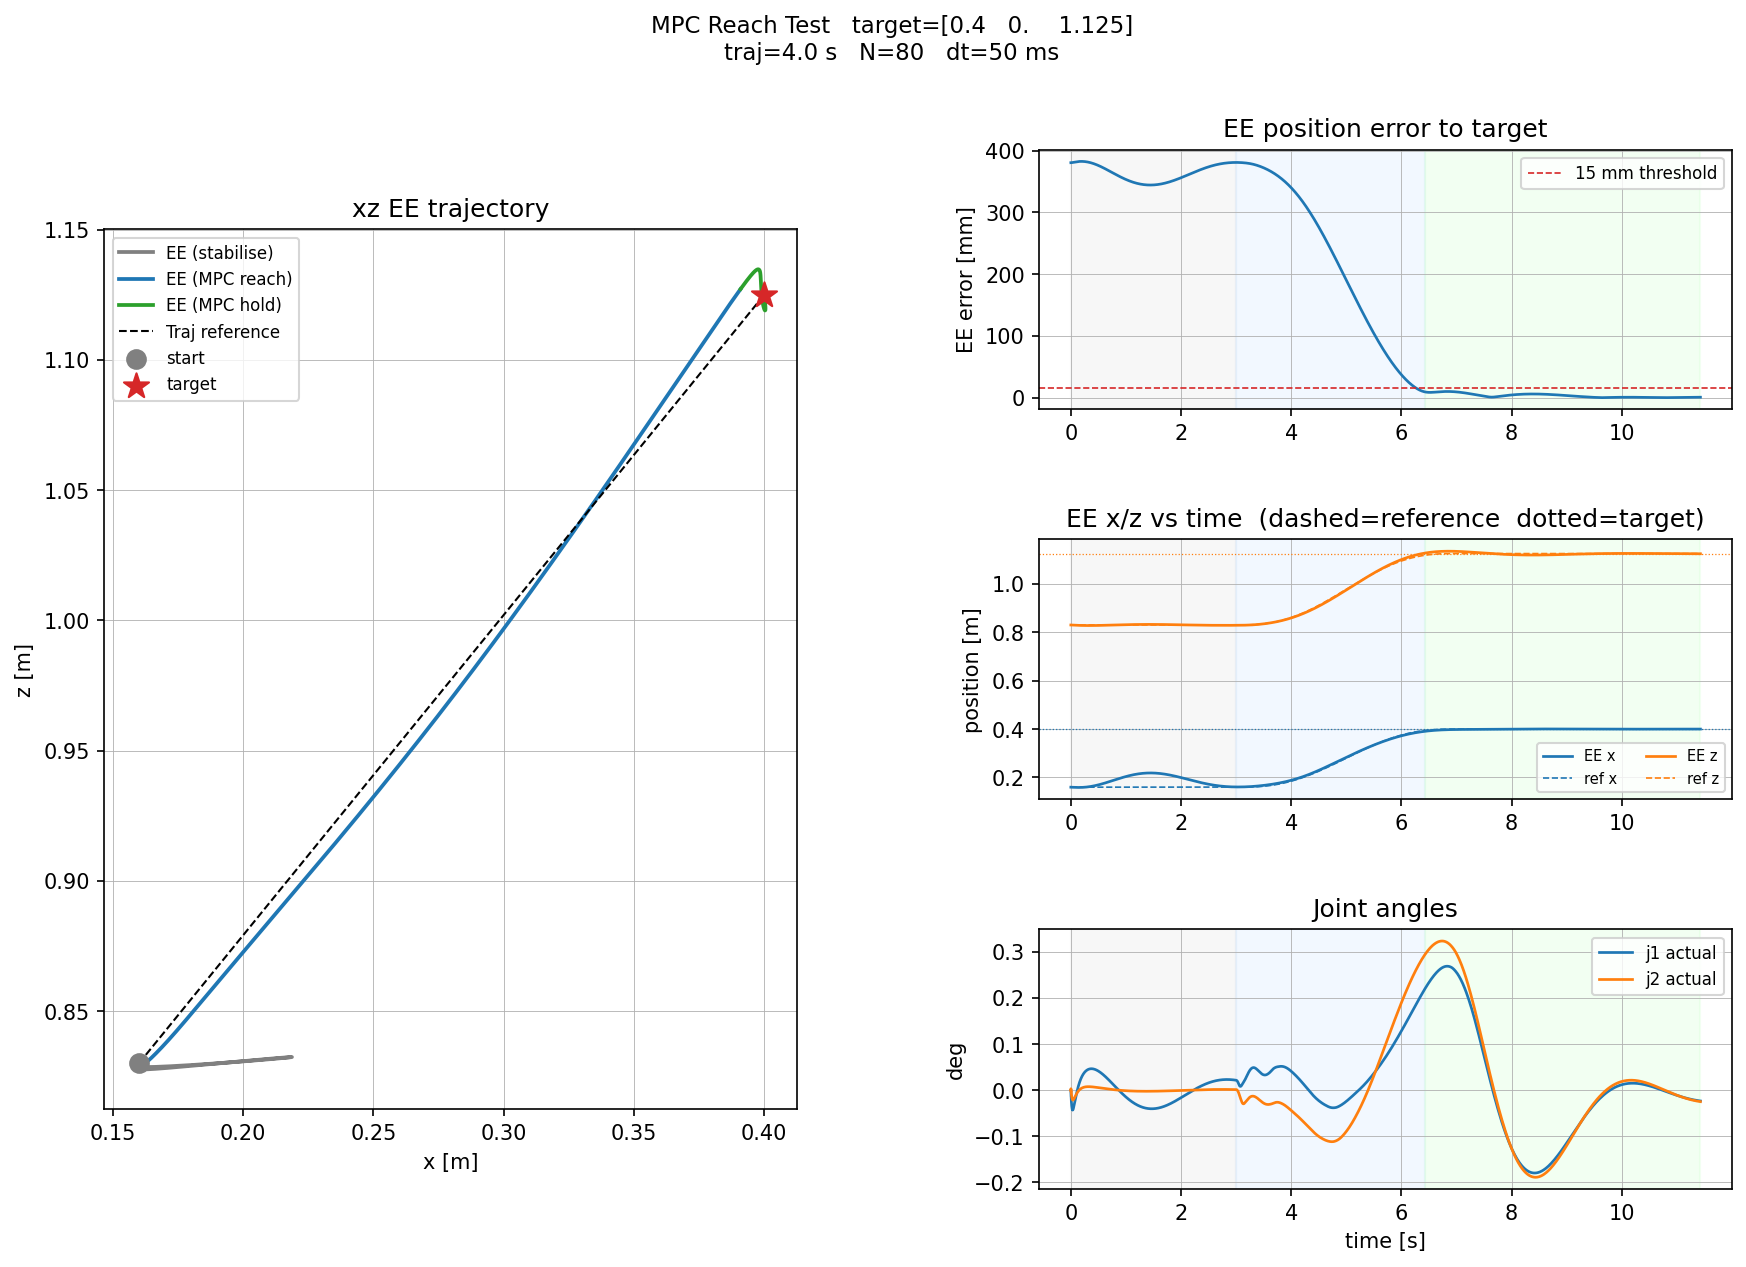

Source code (Python):
"""MPC reach test: hover → follow trajectory → hold at target.

A minimal, self-contained test for the MPC controller that skips takeoff,
gripping, and transport phases. The drone starts stationary at HOVER_START,
the MPC drives the EE along a minimum-jerk trajectory to EE_TARGET, then
holds that position.

Run from workspace root:
    conda activate mjc
    python demo/mpc_reach_test.py

Flags:
    --rebuild           Force recompile of acados C code
    --no-viewer         Run headless
    --no-tc             Disable hard terminal constraint
    --dt-mpc=0.05       MPC shooting step (s)
    --horizon=20        MPC prediction horizon steps
    --traj-dur=4.0      Minimum-jerk trajectory duration (s)
    --hold-dur=5.0      How long to hold at target after arrival (s)
    --timeout=10.0      Max time allowed for MPC reach phase (s)
"""

import sys
import os
import time
import argparse
import numpy as np
import mujoco
import mujoco.viewer
import matplotlib.pyplot as plt
import matplotlib.gridspec as gridspec

_ROOT = os.path.join(os.path.dirname(__file__), '..')
sys.path.insert(0, _ROOT)
sys.path.insert(0, os.path.join(_ROOT, 'basic'))

from test_model import load_model, apply_platform_control
from pid_controller import DroneController
from ams.model import AerialManipulatorModel
from ams.kinematics import forward_kinematics
from demo.mpc_trajectory import EETrajectory
from demo.mpc_controller import MPCController

# Actuator indices in am_robot.xml
CTRL_J1 = 0
CTRL_J2 = 1


def get_am_state(mj_model, mj_data):
    """Return state dict from am_robot.xml (no box, no gripper joints)."""
    p = mj_data.qpos[0:3].copy()
    v = mj_data.qvel[0:3].copy()
    q_wxyz = mj_data.qpos[3:7]
    q_xyzw = np.array([q_wxyz[1], q_wxyz[2], q_wxyz[3], q_wxyz[0]])
    omega = mj_data.qvel[3:6].copy()
    theta = mj_data.qpos[7:9].copy()
    theta_dot = mj_data.qvel[6:8].copy()
    return {
        'pos': p, 'vel': v, 'quat': q_xyzw, 'omega': omega,
        'theta': theta, 'theta_dot': theta_dot,
    }

# ---------------------------------------------------------------------------
# Config — edit these to match your scene
# ---------------------------------------------------------------------------
HOVER_START  = np.array([0.0, 0.0, 1.0])   # drone base hover setpoint
EE_TARGET    = np.array([0.40, 0.0, 1.125])   # box / grasp target (world frame)

EE_POS_TOL   = 0.015    # 15 mm — "arrived" threshold
EE_VEL_TOL   = 0.05     # 5 cm/s

PID_GAINS = dict(
    kp_z=10.0, ki_z=2.0, kd_z=6.0,
    kp_xy=5.5, kd_xy=1.0,
    kp_rp=10.0, ki_rp=4.5, kd_rp=2.5,
    kp_yaw=5.0, ki_yaw=0.2, kd_yaw=1.5,
)
KP_ARM, KD_ARM = 8.0, 0.8

# ---------------------------------------------------------------------------
# Helpers
# ---------------------------------------------------------------------------

def pack_state(st):
    return np.concatenate([
        st['pos'], st['vel'], st['quat'], st['omega'],
        st['theta'], st['theta_dot'],
    ])


def ee_world_pos(am_model, st):
    _, p, _ = forward_kinematics(am_model, st['quat'], st['pos'], st['theta'])
    return p[3]


def apply_mpc_u(mj_model, mj_data, u0):
    base_id = mujoco.mj_name2id(mj_model, mujoco.mjtObj.mjOBJ_BODY, 'base')
    # u0[0:3] and u0[3:6] are body-frame; rotate to world frame for xfrc_applied.
    R = mj_data.xmat[base_id].reshape(3, 3)
    F_world   = R @ u0[0:3]
    tau_world = R @ u0[3:6]
    mj_data.xfrc_applied[base_id, :] = np.concatenate([F_world, tau_world])
    mj_data.ctrl[CTRL_J1] = float(np.clip(u0[6], -0.5, 0.5))
    mj_data.ctrl[CTRL_J2] = float(np.clip(u0[7], -0.5, 0.5))


def clear_mpc_u(mj_model, mj_data):
    base_id = mujoco.mj_name2id(mj_model, mujoco.mjtObj.mjOBJ_BODY, 'base')
    mj_data.xfrc_applied[base_id, :] = 0.0


def apply_arm_pd(mj_data, theta_des, theta_cur, theta_dot, bias=None):
    tau = KP_ARM * (theta_des - theta_cur) - KD_ARM * theta_dot
    if bias is not None:
        tau += bias
    mj_data.ctrl[CTRL_J1] = float(np.clip(tau[0], -5.0, 5.0))
    mj_data.ctrl[CTRL_J2] = float(np.clip(tau[1], -5.0, 5.0))

# ---------------------------------------------------------------------------
# Simulation
# ---------------------------------------------------------------------------

def run(dt_mpc=0.05, N=20, traj_dur=4.0, hold_dur=5.0, timeout=10.0,
        rebuild=False, enable_tc=True, use_viewer=True):

    mj_model, mj_data = load_model()
    am_model = AerialManipulatorModel()

    # Robot mass (exclude world body only)
    _excl = {'world'}
    robot_ids = [i for i in range(mj_model.nbody)
                 if mujoco.mj_id2name(mj_model, mujoco.mjtObj.mjOBJ_BODY, i) not in _excl]
    total_mass = sum(mj_model.body_mass[i] for i in robot_ids)
    print(f'Robot mass : {total_mass:.3f} kg  (mg = {total_mass*9.81:.2f} N)')

    pid = DroneController(mass=total_mass, **PID_GAINS)

    sim_dt   = mj_model.opt.timestep
    steps_per_solve = max(1, int(round(dt_mpc / sim_dt)))

    # Precompute joint DOF indices for gravity FF
    _j1_dof = mj_model.jnt_dofadr[
        mujoco.mj_name2id(mj_model, mujoco.mjtObj.mjOBJ_JOINT, 'joint1')]
    _j2_dof = mj_model.jnt_dofadr[
        mujoco.mj_name2id(mj_model, mujoco.mjtObj.mjOBJ_JOINT, 'joint2')]

    # Place drone at hover height
    mujoco.mj_resetData(mj_model, mj_data)
    base_jnt_id = mujoco.mj_name2id(mj_model, mujoco.mjtObj.mjOBJ_JOINT, 'free_joint')
    qp_start = mj_model.jnt_qposadr[base_jnt_id]
    mj_data.qpos[qp_start:qp_start+3] = HOVER_START
    mj_data.qpos[qp_start+3] = 1.0   # quaternion w = 1
    mujoco.mj_forward(mj_model, mj_data)
    pid.reset()

    # ----------------------------------------------------------------
    # Phase 0: PID stabilise at hover (3 s)
    # Phase 1: MPC reach
    # Phase 2: MPC hold at target
    # ----------------------------------------------------------------
    STAB_DUR = 3.0

    # Determine EE start after stabilisation (use FK from nominal state)
    st_nominal = get_am_state(mj_model, mj_data)
    p_ee_start = ee_world_pos(am_model, st_nominal)
    print(f'EE start (FK) : {p_ee_start}')
    print(f'EE target     : {EE_TARGET}')

    # Build MPC objects
    traj = EETrajectory(p_start=p_ee_start, p_end=EE_TARGET,
                        T_f=traj_dur, dt=dt_mpc)

    print(f'\nBuilding MPCController (may compile acados C code)...')
    t_b = time.perf_counter()
    mpc = MPCController(traj=traj, model=am_model, N=N, dt=dt_mpc,
                        rebuild=rebuild, enable_terminal_constraint=enable_tc)
    print(f'MPCController ready in {time.perf_counter()-t_b:.1f} s\n')

    # ----------------------------------------------------------------
    # Logging
    # ----------------------------------------------------------------
    log = {k: [] for k in ('t', 'phase',
                            'ee_x', 'ee_z',
                            'ref_x', 'ref_z',
                            'drone_x', 'drone_z',
                            'ee_err', 'solve_ms',
                            'th1', 'th2', 'th1d', 'th2d')}

    # ----------------------------------------------------------------
    # Sim loop
    # ----------------------------------------------------------------
    phase       = 0          # 0=stabilise, 1=MPC reach, 2=MPC hold
    step_idx    = 0
    mpc_step    = 0          # counts sim steps inside MPC phases
    mpc_t0_sim  = 0.0        # sim time when MPC reach started
    last_u0     = None
    arrived     = False
    hold_t0     = 0.0
    theta_des   = np.zeros(2)

    total_time = STAB_DUR + timeout + hold_dur + 1.0

    def loop_body(viewer):
        nonlocal phase, step_idx, mpc_step, mpc_t0_sim
        nonlocal last_u0, arrived, hold_t0, theta_des

        t0_wall = time.perf_counter()
        t0_sim  = mj_data.time

        while mj_data.time - t0_sim < total_time:
            if viewer is not None and not viewer.is_running():
                break

            t   = mj_data.time - t0_sim
            st  = get_am_state(mj_model, mj_data)
            p_ee = ee_world_pos(am_model, st)
            p_ref, _ = traj.get_ref(max(0.0, t - STAB_DUR))
            bias = np.array([mj_data.qfrc_bias[_j1_dof],
                             mj_data.qfrc_bias[_j2_dof]])

            # ── Phase transitions ──────────────────────────────────
            if phase == 0 and t >= STAB_DUR:
                phase = 1
                mpc_t0_sim = t
                mpc.reset()
                print(f'[t={t:.2f}s] Phase 1: MPC REACH  '
                      f'(traj_dur={traj_dur:.1f}s, timeout={timeout:.1f}s)')

            if phase == 1:
                t_mpc  = t - mpc_t0_sim
                ee_err = np.linalg.norm(p_ee - EE_TARGET)
                done   = (ee_err < EE_POS_TOL
                          and np.linalg.norm(st['vel']) < EE_VEL_TOL)
                timed  = t_mpc >= timeout
                if done or timed:
                    phase    = 2
                    arrived  = done
                    hold_t0  = t
                    reason   = 'ARRIVED' if done else 'TIMEOUT'
                    print(f'[t={t:.2f}s] Phase 2: MPC HOLD  '
                          f'({reason}  ee_err={ee_err*1000:.1f} mm)')

            if phase == 2 and (t - hold_t0) >= hold_dur:
                print(f'[t={t:.2f}s] Hold complete. Stopping.')
                break

            # ── Control ───────────────────────────────────────────
            if phase == 0:
                # PID stabilise — keep arm folded
                clear_mpc_u(mj_model, mj_data)
                T, tau_b = pid.compute(st['pos'], st['vel'], st['quat'],
                                       st['omega'], HOVER_START, 0.0, sim_dt)
                apply_platform_control(mj_data, T, tau_b)
                apply_arm_pd(mj_data, theta_des, st['theta'],
                             st['theta_dot'], bias=bias)

            elif phase in (1, 2):
                # MPC — solve at dt_mpc rate
                t_mpc = t - mpc_t0_sim
                t_query = min(t_mpc, traj.T_f)   # clamp in hold phase

                if mpc_step % steps_per_solve == 0:
                    x_now = pack_state(st)
                    try:
                        u0_new, info = mpc.solve(x_now, t_query)
                        last_u0 = u0_new
                        # Log solve time every 20 solves
                        if mpc_step % (steps_per_solve * 20) == 0:
                            ee_err = np.linalg.norm(p_ee - EE_TARGET)
                            print(f'  t={t:.2f}s  ee_err={ee_err*1000:.1f} mm  '
                                  f'solve={info["solve_time"]*1000:.2f} ms  '
                                  f'status={info["status"]}')
                        log['solve_ms'].append(info['solve_time'] * 1000)
                    except Exception as exc:
                        print(f'  MPC solve error at t={t:.2f}s: {exc}')
                mpc_step += 1

                if last_u0 is not None:
                    apply_mpc_u(mj_model, mj_data, last_u0)
                else:
                    # Gravity fallback on very first step
                    u_fb = np.zeros(8)
                    u_fb[2] = am_model.total_mass * 9.81
                    apply_mpc_u(mj_model, mj_data, u_fb)

            # ── Log ───────────────────────────────────────────────
            log['t'].append(t)
            log['phase'].append(phase)
            log['ee_x'].append(p_ee[0])
            log['ee_z'].append(p_ee[2])
            log['ref_x'].append(p_ref[0])
            log['ref_z'].append(p_ref[2])
            log['drone_x'].append(st['pos'][0])
            log['drone_z'].append(st['pos'][2])
            log['ee_err'].append(np.linalg.norm(p_ee - EE_TARGET) * 1000)
            log['th1'].append(np.rad2deg(st['theta'][0]))
            log['th2'].append(np.rad2deg(st['theta'][1]))
            log['th1d'].append(np.rad2deg(theta_des[0]))
            log['th2d'].append(np.rad2deg(theta_des[1]))

            # ── Step ──────────────────────────────────────────────
            mujoco.mj_step(mj_model, mj_data)
            step_idx += 1

            # Real-time sync
            if viewer is not None:
                sim_elapsed  = mj_data.time - t0_sim
                wall_elapsed = time.perf_counter() - t0_wall
                if sim_elapsed > wall_elapsed:
                    time.sleep(sim_elapsed - wall_elapsed)
                viewer.sync()

        # Final stats
        st_f   = get_am_state(mj_model, mj_data)
        p_ee_f = ee_world_pos(am_model, st_f)
        print(f'\n=== Done ===')
        print(f'Final EE position : {p_ee_f}')
        print(f'Final EE error    : {np.linalg.norm(p_ee_f - EE_TARGET)*1000:.1f} mm')
        if log['solve_ms']:
            sms = np.array(log['solve_ms'])
            print(f'MPC solve time    : mean={sms.mean():.2f} ms  max={sms.max():.2f} ms')
        if viewer is not None:
            print('Close viewer to exit.')
            while viewer.is_running():
                time.sleep(0.05)

    if use_viewer:
        with mujoco.viewer.launch_passive(mj_model, mj_data) as viewer:
            viewer.sync()
            loop_body(viewer)
    else:
        loop_body(None)

    plot_results(log, EE_TARGET, traj)


# ---------------------------------------------------------------------------
# Plotting
# ---------------------------------------------------------------------------

def plot_results(log, ee_target, traj):
    if not log['t']:
        return

    t   = np.array(log['t'])
    ph  = np.array(log['phase'])

    fig = plt.figure(figsize=(14, 9))
    fig.suptitle(
        f'MPC Reach Test   target={np.round(ee_target,3)}\n'
        f'traj={traj.T_f:.1f} s   N={traj.N}   dt={traj.dt*1000:.0f} ms',
        fontsize=11)
    gs = gridspec.GridSpec(3, 2, hspace=0.50, wspace=0.35)

    # ── xz spatial trajectory ───────────────────────────────────────────────
    ax = fig.add_subplot(gs[:, 0])
    for ph_id, col, lbl in [(0, 'gray', 'stabilise'), (1, 'tab:blue', 'MPC reach'),
                             (2, 'tab:green', 'MPC hold')]:
        m = ph == ph_id
        if not np.any(m):
            continue
        ax.plot(np.array(log['ee_x'])[m], np.array(log['ee_z'])[m],
                color=col, lw=1.8, label=f'EE ({lbl})')
    ax.plot(np.array(log['ref_x']), np.array(log['ref_z']),
            'k--', lw=1.0, label='Traj reference')
    ax.scatter(np.array(log['ee_x'])[0],  np.array(log['ee_z'])[0],
               color='gray', s=80, marker='o', zorder=6, label='start')
    ax.scatter(ee_target[0], ee_target[2], color='tab:red', s=160,
               marker='*', zorder=7, label='target')
    ax.set_xlabel('x [m]')
    ax.set_ylabel('z [m]')
    ax.set_title('xz EE trajectory')
    ax.set_aspect('equal')
    ax.legend(fontsize=8)
    ax.grid(True, lw=0.4)

    # ── EE tracking error ───────────────────────────────────────────────────
    ax = fig.add_subplot(gs[0, 1])
    ax.plot(t, log['ee_err'], color='tab:blue', lw=1.3)
    ax.axhline(15.0, color='tab:red', lw=0.8, ls='--', label='15 mm threshold')
    ax.set_ylabel('EE error [mm]')
    ax.set_title('EE position error to target')
    ax.legend(fontsize=8)
    ax.grid(True, lw=0.4)
    # Shade phases
    _shade_phases(ax, t, ph)

    # ── EE x and z vs time ──────────────────────────────────────────────────
    ax = fig.add_subplot(gs[1, 1])
    ax.plot(t, log['ee_x'],  color='tab:blue',   lw=1.3, label='EE x')
    ax.plot(t, log['ref_x'], color='tab:blue',   lw=0.8, ls='--', label='ref x')
    ax.plot(t, log['ee_z'],  color='tab:orange', lw=1.3, label='EE z')
    ax.plot(t, log['ref_z'], color='tab:orange', lw=0.8, ls='--', label='ref z')
    ax.axhline(ee_target[0], color='tab:blue',   lw=0.6, ls=':')
    ax.axhline(ee_target[2], color='tab:orange', lw=0.6, ls=':')
    ax.set_ylabel('position [m]')
    ax.set_title('EE x/z vs time  (dashed=reference  dotted=target)')
    ax.legend(fontsize=7, ncol=2)
    ax.grid(True, lw=0.4)
    _shade_phases(ax, t, ph)

    # ── Joint angles ────────────────────────────────────────────────────────
    ax = fig.add_subplot(gs[2, 1])
    ax.plot(t, log['th1'], color='tab:blue',   lw=1.3, label='j1 actual')
    ax.plot(t, log['th2'], color='tab:orange', lw=1.3, label='j2 actual')
    ax.set_xlabel('time [s]')
    ax.set_ylabel('deg')
    ax.set_title('Joint angles')
    ax.legend(fontsize=8)
    ax.grid(True, lw=0.4)
    _shade_phases(ax, t, ph)

    out = os.path.join(os.path.dirname(__file__), 'mpc_reach_test.png')
    plt.savefig(out, dpi=150, bbox_inches='tight')
    print(f'Plot saved → {out}')
    try:
        plt.show()
    except Exception:
        pass


def _shade_phases(ax, t, ph):
    """Shade time axis by phase (light background colours)."""
    colours = {0: '#e0e0e0', 1: '#cce5ff', 2: '#ccffcc'}
    for ph_id, col in colours.items():
        m = ph == ph_id
        if not np.any(m):
            continue
        ax.axvspan(t[m][0], t[m][-1], alpha=0.25, color=col, zorder=0)


# ---------------------------------------------------------------------------
# CLI
# ---------------------------------------------------------------------------

def _parse():
    p = argparse.ArgumentParser(description='MPC Reach Test')
    p.add_argument('--rebuild',    action='store_true', help='Force acados recompile')
    p.add_argument('--no-viewer',  action='store_true', help='Run headless')
    p.add_argument('--no-tc',      action='store_true', help='Disable terminal constraint')
    p.add_argument('--dt-mpc',     type=float, default=0.05,  metavar='S')
    p.add_argument('--horizon',    type=int,   default=20,    metavar='N')
    p.add_argument('--traj-dur',   type=float, default=4.0,   metavar='S')
    p.add_argument('--hold-dur',   type=float, default=5.0,   metavar='S')
    p.add_argument('--timeout',    type=float, default=10.0,  metavar='S')
    return p.parse_args()


if __name__ == '__main__':
    args = _parse()
    print('=== MPC Reach Test ===')
    run(
        dt_mpc=args.dt_mpc,
        N=args.horizon,
        traj_dur=args.traj_dur,
        hold_dur=args.hold_dur,
        timeout=args.timeout,
        rebuild=args.rebuild,
        enable_tc=not args.no_tc,
        use_viewer=not args.no_viewer,
    )
